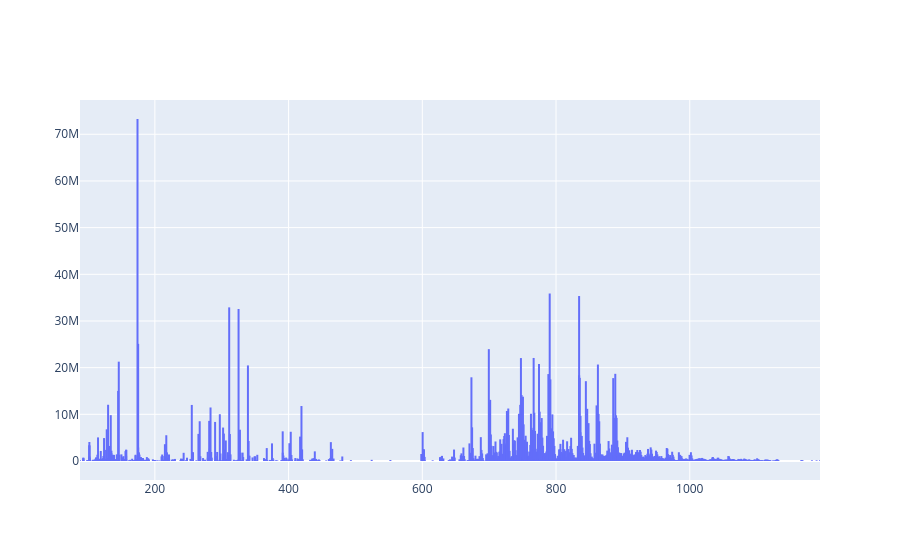

Here is the notebook cell this chart was saved with:
### Markdown cell above
## we can also inspect the **TIC spectrum**, which requires us to sum across all rows - so the same concept but now we include all intensities from every pixel for each m/z feature.

### Code cell
tic_spectrum = (data.sum(axis=0))

fig = go.Figure(go.Scatter(
    x=np.repeat(mz, 3),
    y=np.ravel(np.column_stack([np.zeros_like(tic_spectrum), tic_spectrum, np.nan * tic_spectrum])),
    mode="lines"
))

fig.show()

### Figure 1 — Plotly figure (JSON) as saved in the notebook; plotly's stock layout.template omitted (floating-point values rounded to 4 significant figures; data arrays with more than 128 entries replaced by an {"elided": "..."} marker saying what was removed)
{"data": [{"mode": "lines", "type": "scatter", "x": {"elided": "3816 float values"}, "y": {"elided": "3816 float values"}}], "layout": {}}
